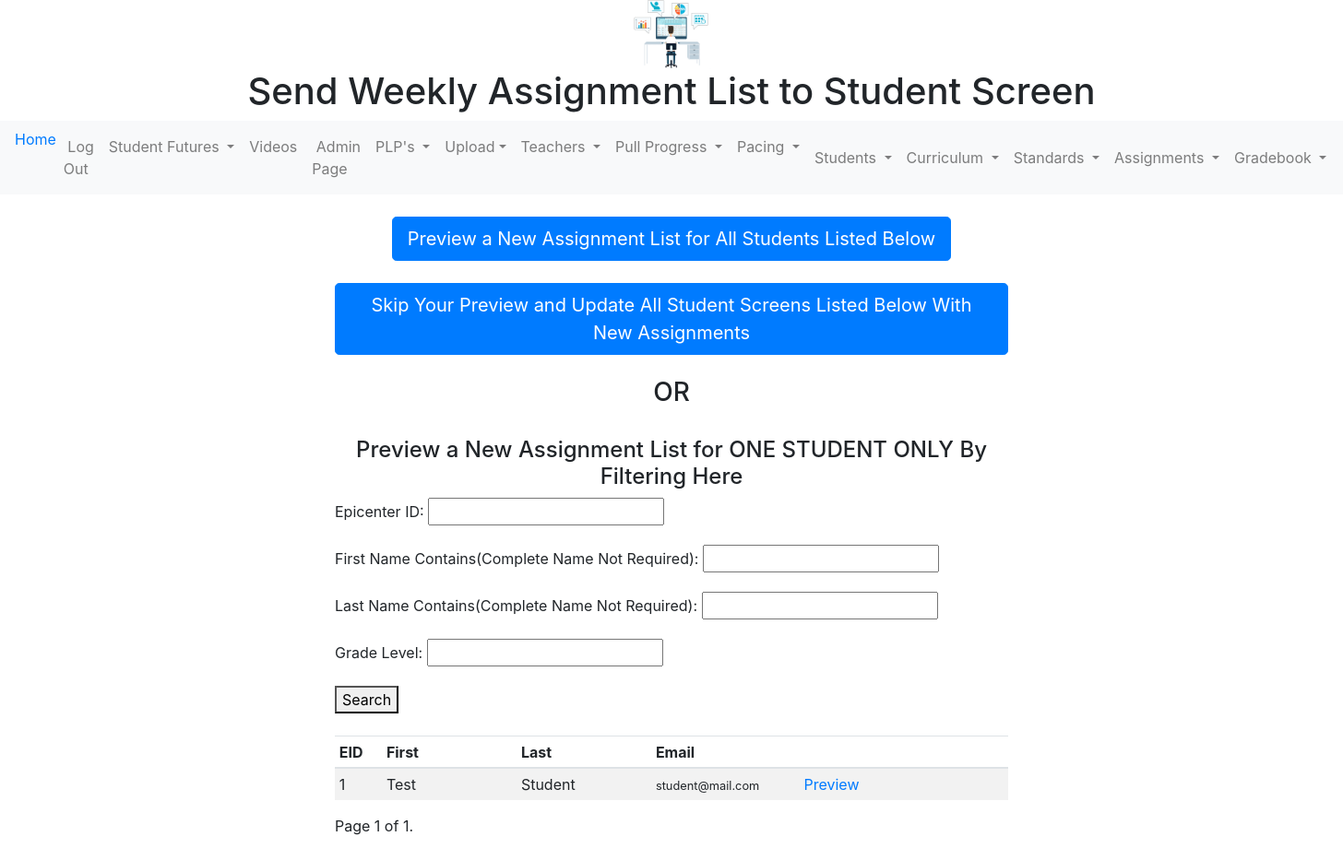
The app's page /create-weekly-assignment/19-20-A/ (signed in) with its own data.
### mygrades/models.py (models this page shows, shortened)
class Student(models.Model):
    GRADELEVEL = [
        ("PK", "Pre-K"),
        ("K", "K"),
        ("1", "1"),
        ("2", "2"),
        ("3", "3"),
        ("4", "4"),
        ("5", "5"),
        ("6", "6"),
        ("7", "7"),
        ("8", "8"),
        ("High School", "High School"),
    ]
    epicenter_id = models.CharField(
        null=False, blank=False, unique=True, max_length=10
    )
    last_name = models.CharField(null=False, max_length=50)
    first_name = models.CharField(null=False, max_length=50)
    email = models.EmailField(null=False, max_length=120)
    phone_number = models.CharField(null=False, max_length=50)
    additional_email = models.EmailField(max_length=120, null=True)
    additional_phone_number = models.CharField(max_length=20, null=True)
    grade = models.CharField(max_length=20, choices=GRADELEVEL, null=False)
    curriculum = models.ForeignKey('curriculum', null=True, blank=True, on_delete=models.SET_NULL)
    teacher_email = models.CharField(max_length=75, null=False)
    birthdate = models.DateField(max_length=30, null=True)
    goog_calendar = models.CharField(max_length=200, null=True)

### mygrades/views.py (the view)
# urls.py: path("create-weekly-assignment/<str:semester>/", create_weekly_step1, name="create_weekly_step1"),
@login_required
def create_weekly_step1(request, semester):
    my_title = "Send Weekly Assignment List to Student Screen"
    qs = Student.objects.filter(teacher_email=request.user.email)
    student_filter = StudentFilter(request.GET, queryset=qs)
    p = Paginator(student_filter.qs, 10)
    page = request.GET.get('page',1)
    object_list = p.get_page(page)
    template_name = "create_weekly_step1.html"
    context = {"object_list": object_list, "filter": student_filter, "title": my_title, "semester": semester}
    return render(request, template_name, context)

### mygrades/templates/create_weekly_step1.html (shortened to what this page needs)
{% extends "base.html" %}
{% block content %}
<br/>
<center>
    <a class="btn btn-primary btn-lg" href="{% url "create_weekly_step2" semester=semester %}?{{ filter.form.data.urlencode }}" role="button">Preview a New Assignment List for All Students Listed Below</a><br/><br/>
    <a class="btn btn-primary btn-lg" href="{% url "create_weekly_step2" semester=semester %}?{{ filter.form.data.urlencode }}&preview=false" role="button">Skip Your Preview and Update All Student Screens Listed Below With New Assignments</a><br/><br/>
    <h3>OR</h3><br/>
</center>
<h4 align="center">Preview a New Assignment List for ONE STUDENT ONLY By Filtering Here</h4>
<form method="get">
    {{ filter.form.as_p }}
    <button type="submit">Search</button>
</form>
<br/>
<table class="table table-sm table-striped">
<thead>
<tr>
  <th style="width: 7%">EID</th>
  <th style="width: 20%">First</th>
  <th style="width: 20%">Last</th>
  <th style="width: 22%">Email</th>
  <th></th>
</tr>
<thead>
<tbody>
{% for object in object_list %}
{% include 'create_weekly_inline.html'%}
{% endfor %}
</tbody>
</table>
<div class="pagination">
    <span class="step-links">
        <span class="current">
            Page {{ object_list.number }} of {{ object_list.paginator.num_pages }}.
        </span>
    </span>
</div>
{% endblock %}

### mygrades/templates/create_weekly_inline.html
<tr>
    <td>{{ object.epicenter_id }}</td><td>{{ object.first_name }}</td><td>{{ object.last_name }}</td><td><small>{{ object.email }}</small></td><td><a href='{% url "create_weekly_step2" semester=semester %}?student_pk={{ object.pk }}' >Preview</a></td>
</tr>

### records on screen
Student: epicenter_id "1", first_name "Test", last_name "Student", email "student@mail.com"

### other values on screen
{{ title }} "Send Weekly Assignment List to Student Screen"
{{ object_list.number }} "1"
{{ object_list.paginator.num_pages }} "1"
